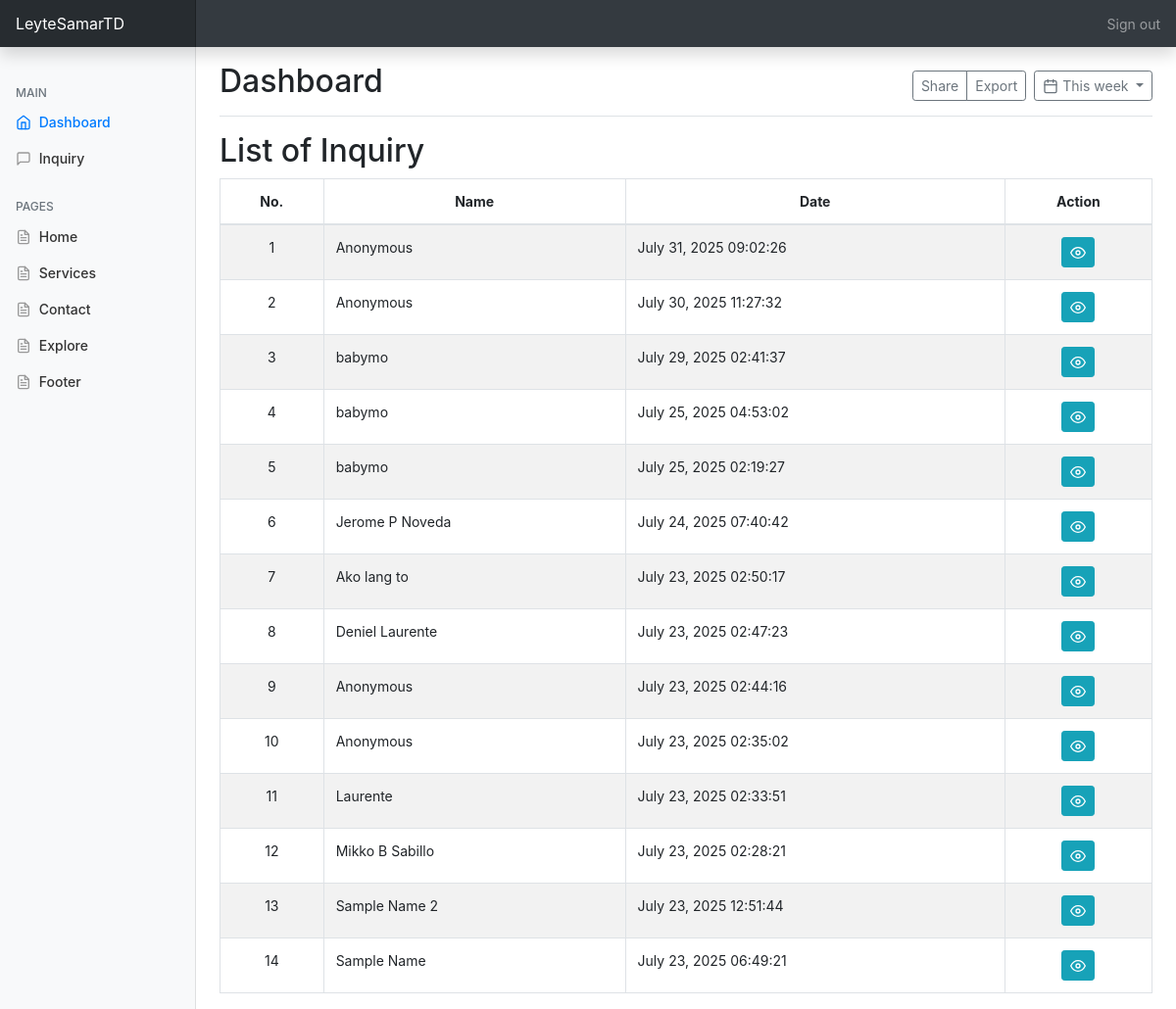
/page/admin.php, run on the app's committed database.
### tables this page shows
CREATE TABLE `inquiry_tb` (
  `inq_id` int(11) NOT NULL,
  `inq_name` varchar(50) DEFAULT NULL,
  `inq_message` varchar(1000) NOT NULL,
  `inq_email` varchar(200) NOT NULL,
  `inq_contact` bigint(12) NOT NULL,
  `inq_isSeen` enum('1','0') NOT NULL DEFAULT '0',
  `inq_date` datetime NOT NULL DEFAULT current_timestamp()
);

### page/admin.php (called while the page is built, shortened)
<?php
	include '../model/adminModel.php';
	$page['page'] = 'Admin';
	$page['subpage'] = isset($_GET['subpage'])? $_GET['subpage']:'dashboard' ;
	if (isset($_GET['function'])){
		new ActiveAdmin($page);
	}else{
		new Admin($page);
	}
	class Admin{
		protected $adminModel = '';
		function __construct ($page){
			$this->subpage = $page['subpage'];
			$this->adminModel = new adminModel();
			$this->{$page['subpage']}();
		}
		function dashboard(){
			$seenMsg = $this->adminModel->getSeenMsg();
			include '../views/dashboard.php';
		}
	}
?>

### model/db_connection.php (called while the page is built, shortened)
<?php
	class Connector{
		private $servername = "localhost";
		private $username = "root";
		private $password = "";
		function __construct(){
			try {
				$this->conn = new PDO("mysql:host=$this->servername;dbname=tourismdestination_db", $this->username, $this->password);
			} catch(PDOException $e) {
				echo "Connection failed: " . $e->getMessage();
			}
		}
	}
?>

### model/adminModel.php (called while the page is built, shortened)
<?php
	require_once 'db_connection.php';
	class adminModel extends Connector{
		function getSeenMsg(){
			$sql = "SELECT * FROM inquiry_tb WHERE inq_isSeen = '1' ORDER BY inq_id DESC";
			$query = $this->conn->prepare($sql);
			$query->execute();
			return $query->fetchall(PDO::FETCH_ASSOC);
		}
	}
?>

### views/dashboard.php (the view)
<?php include '../nav/admin_nav.php';?>
				<div class="d-flex justify-content-between flex-wrap flex-md-nowrap align-items-center pt-3 pb-2 mb-3 border-bottom">
					<h1 class="h2">Dashboard</h1>
					<div class="btn-toolbar mb-2 mb-md-0">
						<div class="btn-group mr-2">
							<button type="button" class="btn btn-sm btn-outline-secondary">Share</button>
							<button type="button" class="btn btn-sm btn-outline-secondary">Export</button>
						</div>
						<button type="button" class="btn btn-sm btn-outline-secondary dropdown-toggle">
							<span data-feather="calendar"></span>
							This week
						</button>
					</div>
				</div>
				<h2>List of Inquiry</h2>
				<div class="table-responsive">
					<table id="table1" class="table table-striped table-md table-hover table-bordered">
						<thead>
							<tr align="center">
								<th>No.</th>
								<th>Name</th>
								<th>Date</th>
								<th>Action</th>
							</tr>
						</thead>
						<tbody>
							<?php $n = 0; foreach ($notSeenMsg as $mssg): $n++ ?>
								<tr style="font-weight:<?= $mssg['inq_isSeen'] == 0? 'bold':''?>;" >
									<td align="center"><?= $n ?></td>
									<td><?= $mssg['inq_name'] != null? $mssg['inq_name']:'Anonymous' ?></td>
									<td><?php
										$dateTime = $mssg['inq_date'];
										$newDateTime = explode(' ', $dateTime);
										$date = $newDateTime[0];
										$time = $newDateTime[1];
										$newDate = str_replace('-','/',$date);
										echo date('F d, Y', strtotime($newDate))." ".$time;
									?></td>
									<td align="center">
										<a class="btn btn-info btn-sm"
										   href="../page/admin.php?function=viewmsg&msg_id=<?= $mssg['inq_id'] ?>"
										   title="VIEW"
										   >
											<span data-feather="eye" title="VIEW"></span>
										</a>
									</td>
								</tr>
							<?php endforeach ?>
							<?php foreach ($seenMsg as $mssg): $n++ ?>
								<tr>
									<td align="center"><?= $n ?></td>
									<td><?= $mssg['inq_name'] != null? $mssg['inq_name']:'Anonymous' ?></td>
									<td><?php
										$dateTime = $mssg['inq_date'];
										$newDateTime = explode(' ', $dateTime);
										$date = $newDateTime[0];
										$time = $newDateTime[1];
										$newDate = str_replace('-','/',$date);
										echo date('F d, Y', strtotime($newDate))." ".$time;
									?></td>
									<td align="center">
										<a class="btn btn-info btn-sm"
										   href="../page/admin.php?function=viewmsg&msg_id=<?= $mssg['inq_id'] ?>"
										   title="VIEW"
										   >
											<span data-feather="eye" title="VIEW"></span>
										</a>
									</td>
								</tr>
							<?php endforeach ?>
						</tbody>
					</table>
				</div>
<?php include '../nav/admin_footer.php';?>

### nav/admin_nav.php (shortened to what this page needs)
<!doctype html>
<html lang="en">
	 <head>
		<link href="https://getbootstrap.com/docs/4.6/dist/css/bootstrap.min.css" rel="stylesheet">
		<link href="../assets/dist/css/dashboard.css" rel="stylesheet">
	</head>
	<body>
	<nav class="navbar navbar-dark sticky-top bg-dark flex-md-nowrap p-0 shadow">
		<a class="navbar-brand col-md-3 col-lg-2 mr-0 px-3" href="#">LeyteSamarTD</a>
		<ul class="navbar-nav px-3">
			<li class="nav-item text-nowrap">
			<a class="nav-link" href="../">Sign out</a>
			</li>
		</ul>
	</nav>
	<div class="container-fluid">
		<div class="row">
			<nav id="sidebarMenu" class="col-md-3 col-lg-2 d-md-block bg-light sidebar collapse">
				<div class="sidebar-sticky pt-3">
					<h6 class="sidebar-heading d-flex justify-content-between align-items-center px-3 mt-4 mb-1 text-muted">
						<span>MAIN</span>
					</h6>
					<ul class="nav flex-column">
						<li class="nav-item">
							<a class="nav-link <?= ($this->subpage == 'dashboard')? 'active':'' ?>" href="admin.php?">
								<span data-feather="home"></span>
								Dashboard <span class="sr-only">(current)</span>
							</a>
						</li>
						<li class="nav-item">
							<a class="nav-link <?= ($this->subpage == 'inquiry')? 'active':'' ?>" href="admin.php?subpage=inquiry">
								<span data-feather="message-square"></span>
								Inquiry
							</a>
						</li>
					</ul>
					<h6 class="sidebar-heading d-flex justify-content-between align-items-center px-3 mt-4 mb-1 text-muted">
						<span>PAGES</span>
					</h6>
					<ul class="nav flex-column mb-2">
						<li class="nav-item">
							<a class="nav-link <?= (isset($_GET['page']) && $_GET['page'] == 'homePage')? 'active':'' ?>" href="homepage.php?page=homePage">
								<span data-feather="file-text"></span>
								Home
							</a>
						</li>
						<li class="nav-item">
							<a class="nav-link" href="#" onclick="underConstruction()">
								<span data-feather="file-text"></span>
								Services
							</a>
						</li>
						<li class="nav-item">
							<a class="nav-link" href="#" onclick="underConstruction()">
								<span data-feather="file-text"></span>
								Contact
							</a>
						</li>
						<li class="nav-item">
							<a class="nav-link" href="#" onclick="underConstruction()">
								<span data-feather="file-text"></span>
								Explore
							</a>
						</li>
						<li class="nav-item">
							<a class="nav-link" href="#" onclick="underConstruction()">
								<span data-feather="file-text"></span>
								Footer
							</a>
						</li>
					</ul>
				</div>
			</nav>
			<main role="main" class="col-md-9 ml-sm-auto col-lg-10 px-md-4">

### nav/admin_footer.php (shortened to what this page needs)
			</main>
		</div>
	</div>
	</body>
</html>

### data on the page
inquiry_tb: inq_name "Anonymous", inq_date "July 31, 2025", inq_date "09:02:26"
inquiry_tb: inq_name "Anonymous", inq_date "July 30, 2025", inq_date "11:27:32"
inquiry_tb: inq_name "babymo", inq_date "July 29, 2025", inq_date "02:41:37"
inquiry_tb: inq_name "babymo", inq_date "July 25, 2025", inq_date "04:53:02"
inquiry_tb: inq_name "babymo", inq_date "July 25, 2025", inq_date "02:19:27"
inquiry_tb: inq_name "Jerome P Noveda", inq_date "July 24, 2025", inq_date "07:40:42"
inquiry_tb: inq_name "Ako lang to", inq_date "July 23, 2025", inq_date "02:50:17"
inquiry_tb: inq_name "Deniel Laurente", inq_date "July 23, 2025", inq_date "02:47:23"
inquiry_tb: inq_name "Anonymous", inq_date "July 23, 2025", inq_date "02:44:16"
inquiry_tb: inq_name "Anonymous", inq_date "July 23, 2025", inq_date "02:35:02"
inquiry_tb: inq_name "Laurente", inq_date "July 23, 2025", inq_date "02:33:51"
inquiry_tb: inq_name "Mikko B Sabillo", inq_date "July 23, 2025", inq_date "02:28:21"
inquiry_tb: inq_name "Sample Name 2", inq_date "July 23, 2025", inq_date "12:51:44"
inquiry_tb: inq_name "Sample Name", inq_date "July 23, 2025", inq_date "06:49:21"
